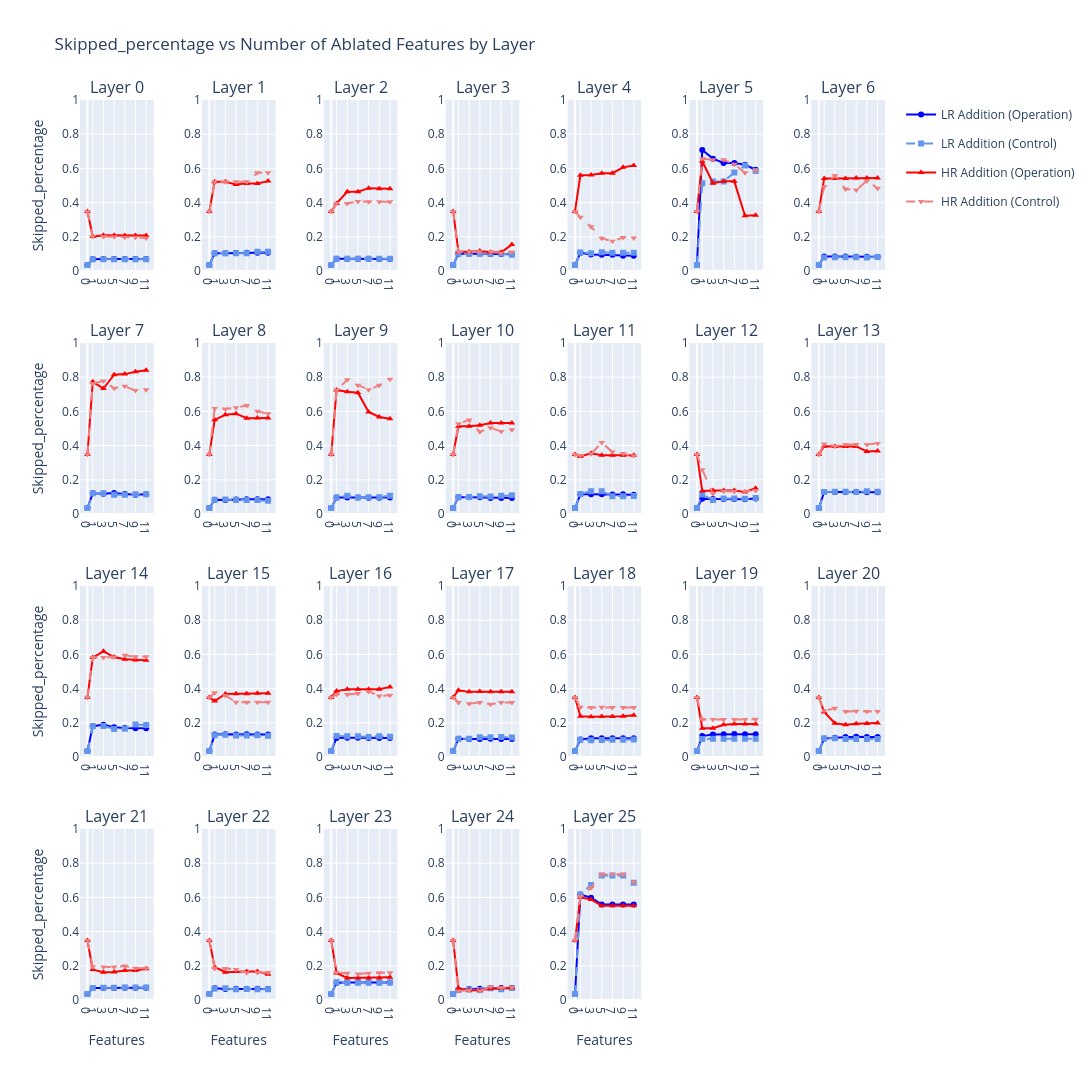

The notebook cell this image was saved under:
### Code cell
# ADDITION SKIPPED Percentage
plot_accuracy_by_features_interactive(accuracy_results, addition_config, add_features_dict=add_features_dict, sub_features_dict=sub_features_dict, metric='skipped_percentage')
# plot_individual_layer_plots(accuracy_results, addition_config, layers=[0, 5, 10, 15, 25], metric='skipped_percentage')
